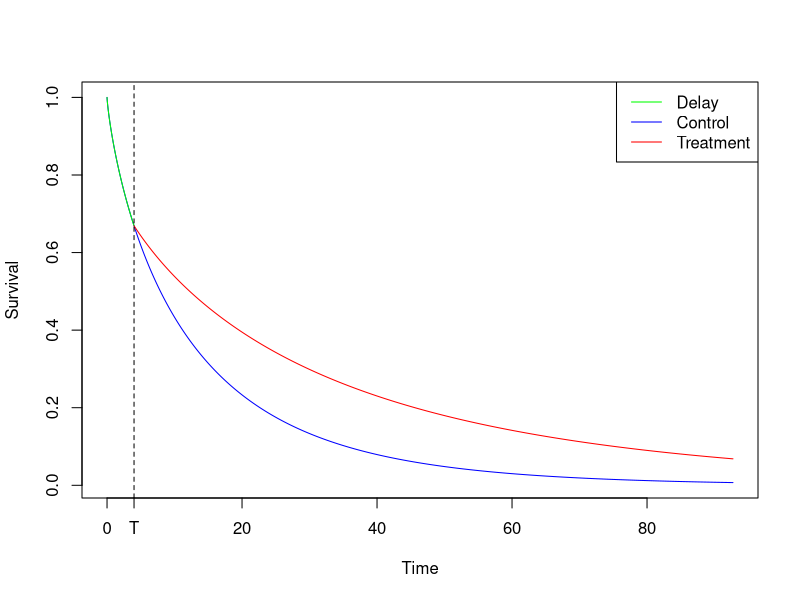

The R source for this figure: (Note: this script raises an error after producing the figure.)
#Here is the R script used to produce the figures/results from the DTE paper

#This finds the assurance for the example in Section 2.1
library(truncnorm)
n1 <- 1092
n2 <- 1092
Nsim <- 10e4
testvec <- rep(NA, Nsim)
for (i in 1:Nsim){
  theta1 <- rbeta(1, 47, 140)
  rho <- rtruncnorm(1,a = (theta1-1), b = theta1, mean = 0.05, sd = sqrt(0.005))
  theta2 <- theta1 - rho
  control <- rbinom(1,n1, prob=theta1)
  treatment <- rbinom(1, n2, prob=theta2)
  finalData <- data.frame(HF = c(control, treatment),
                          NotHF = c(n1 - control, n2 - treatment),
                          row.names = c("Control", "Treatment"))
  test <- chisq.test(finalData, correct = F)
  testvec[i] <- test$p.value<0.05
}

mean(testvec)

#This produces the figure found in Section 2.2
lambda2 <- 0.08
gamma2 <- 0.8
HR <- 0.5
lambda1 <- exp((log(HR)/gamma2)+log(lambda2))
gamma1 <- gamma2
bigT <- 4


controltime <- seq(0, exp((1.527/gamma2)-log(lambda2))*1.1, by=0.01)
controlcurve <- exp(-(lambda2*controltime)^gamma2)
treatmenttime1 <- seq(0, bigT, by=0.01)
treatmentsurv1 <- exp(-(lambda2*treatmenttime1)^gamma2)
treatmenttime2 <- seq(bigT, exp((1.527/gamma2)-log(lambda2))*1.1, by=0.01)
treatmentsurv2 <- exp(-(lambda2*bigT)^gamma2 - lambda1^gamma1*(treatmenttime2^gamma1-bigT^gamma1))



#png("DTE.png", units="in", width=5, height=5, res=700)

plot(controltime, controlcurve, type="l", col="blue", xlab="Time", ylab="Survival")
lines(treatmenttime1, treatmentsurv1, col="green")
lines(treatmenttime2, treatmentsurv2, col="red")
legend("topright", legend = c("Delay", "Control", "Treatment"), col=c("green", "blue", "red"), lty=1)
abline(v = 4, lty=2)
axis(side = 1, at = 4, labels = "T")

#dev.off()

#This code produces the plot seen in Section 4.1.3
png("PowerAss.png", units="in", width=8, height=5, res=700)
#Calculating the power first
powerFunc <- function(nc, nt, N, Lmax, lambda2, gamma2){
  #Making the simplification
  gamma1 <- gamma2
  #The parameters are fixed
  bigT <- 6
  HR <- 0.6
  #Can use the HR to calculate lambda1
  lambda1 <- exp((log(HR)/gamma2)+log(lambda2))
  #Setting up the assurance vector
  powervec <- rep(NA, N)
  for (i in 1:N){
    #Generating the control data
    controldata <- data.frame(time = rweibull(nc, gamma2, 1/lambda2))
    
    #Generating the treatment data
    CP <- exp(-(lambda2*bigT)^gamma2)[[1]]
    u <- runif(nt)
    
    suppressWarnings(z <- ifelse(u>CP, (1/lambda2)*exp(1/gamma2*log(-log(u))), exp((1/gamma1)*log(1/(lambda1^gamma1)*(-log(u)-(lambda2*bigT)^gamma2+lambda1^gamma1*bigT*gamma1)))))
    
    #Combining the control and treatment data
    DataCombined <- data.frame(time = c(controldata$time, z),
                               group = c(rep("Control", nc), rep("Treatment", nt)))
    
    #Censoring the observations
    DataCombined$cens <- DataCombined$time < Lmax
    
    DataCombined$cens <- DataCombined$cens*1
    
    
    if (sum(DataCombined$cens)==(nc+nt)){
      
    } else {
      DataCombined[DataCombined$cens==0,]$time <- Lmax
    }
    #Performing a log-rank test on the combined data set
    test <- survdiff(Surv(time, cens)~group, data = DataCombined)
    powervec[i] <- test$chisq > qchisq(0.95, 1)
  }
  #The mean of the assurance vector is the estimated assurance for the given parameters
  return(mean(powervec))
}

ncvec <- seq(20, 500, by=10)
ntvec <- seq(20, 500, by=10)
#Setting up the assurance vector
finalpowervec <- rep(NA, length(ncvec))
#Finding the assurance for varying sample sizes
for (j in 1:length(finalpowervec)){
  finalpowervec[j] <- powerFunc(ncvec[j], ntvec[j], 500, 40, 0.08, 0.8)
}

samplesizevec <- ncvec+ntvec

#Smoothing the output
powersmooth <- loess(finalpowervec~samplesizevec)

#Plotting the output
plot(samplesizevec, predict(powersmooth), ylim=c(0,1), 
     type = "l", xlab="Total sample size", ylab="Power/assurance", col="blue")



#Now we compute the assurance
assFunc <- function(nc, nt, N, Lmax, lambda2, gamma2){
  #Making the simplification
  gamma1 <- gamma2
  #Setting up the assurance vector
  assvec <- rep(NA, N)
  for (i in 1:N){
    #Generating the control data
    controldata <- data.frame(time = rweibull(nc, gamma2, 1/lambda2))
    #Sampling from the prior distributions for T and HR
    bigT <- rtruncnorm(1, mean = 6, sd = 2.22, a = 0)
    HR <- rbeta(1, 10.8, 6.87)
    #Finding lambda1 from the HR
    lambda1 <- exp((log(HR)/gamma2)+log(lambda2))
    #Generating the treatment data
    CP <- exp(-(lambda2*bigT)^gamma2)[[1]]
    u <- runif(nt)
    
    suppressWarnings(z <- ifelse(u>CP, (1/lambda2)*exp(1/gamma2*log(-log(u))), exp((1/gamma1)*log(1/(lambda1^gamma1)*(-log(u)-(lambda2*bigT)^gamma2+lambda1^gamma1*bigT*gamma1)))))
    
    #Combining the control and treatment data
    DataCombined <- data.frame(time = c(controldata$time, z),
                               group = c(rep("Control", nc), rep("Treatment", nt)))
    
    #Censoring the observations
    DataCombined$cens <- DataCombined$time < Lmax
    
    DataCombined$cens <- DataCombined$cens*1
    
    
    if (sum(DataCombined$cens)==(nc+nt)){
      
    } else {
      DataCombined[DataCombined$cens==0,]$time <- Lmax
    }
    #Performing a log-rank test on the combined data set
    test <- survdiff(Surv(time, cens)~group, data = DataCombined)
    assvec[i] <- test$chisq > qchisq(0.95, 1)
  }
  #The mean of the assurance vector is the estimated assurance for the given parameters
  return(mean(assvec))
}


#Setting up the assurance vector
finalassvec <- rep(NA, length(ncvec))
#Finding the assurance for varying sample sizes
for (j in 1:length(finalassvec)){
  finalassvec[j] <- assFunc(ncvec[j], ntvec[j], 500, 40, 0.08, 0.8)
}

#Smoothing the output
asssmooth <- loess(finalassvec~samplesizevec)

#Plotting the output
lines(samplesizevec, predict(asssmooth), lty=2, col="red")

legend("bottomright", legend =c("Power", "Assurance"), col=c("blue", "red"), lty=1:2)

dev.off()
